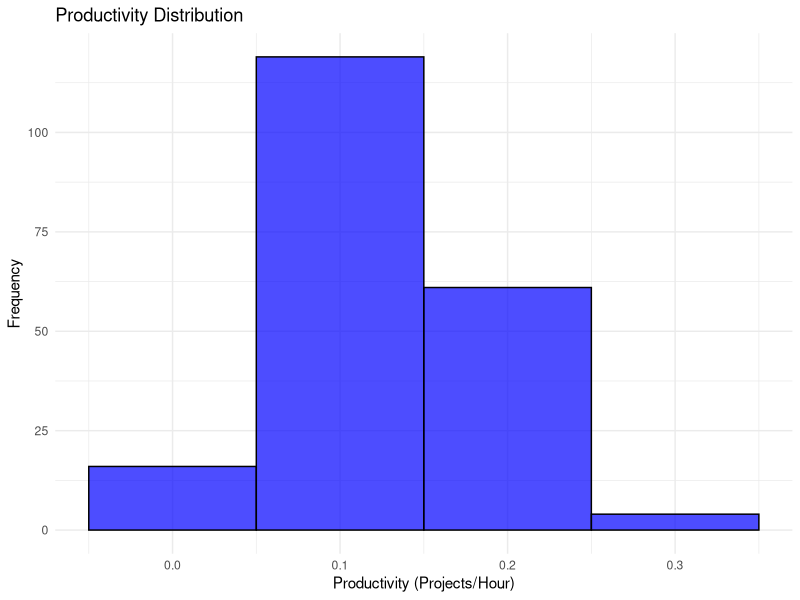
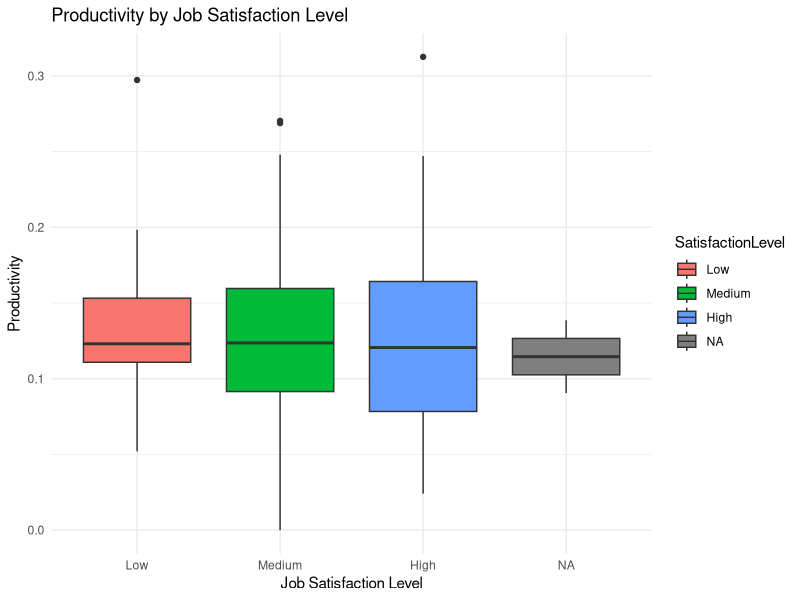
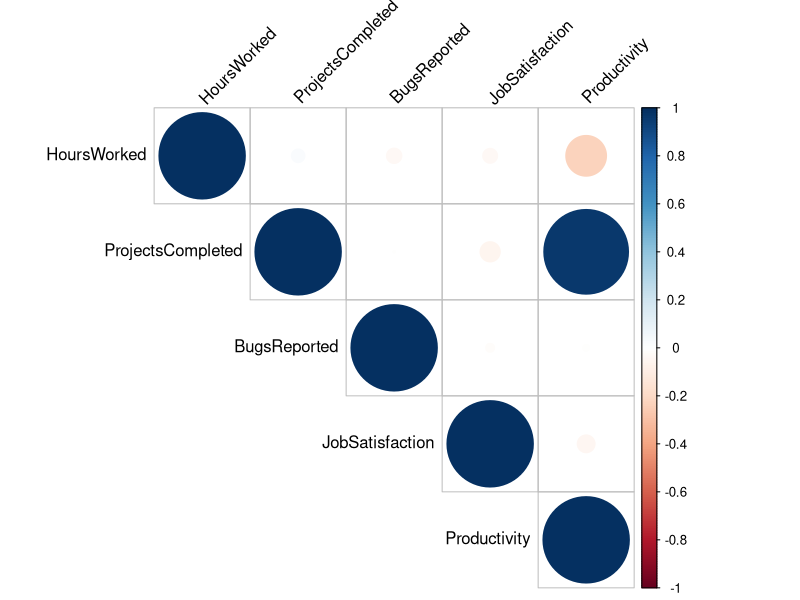
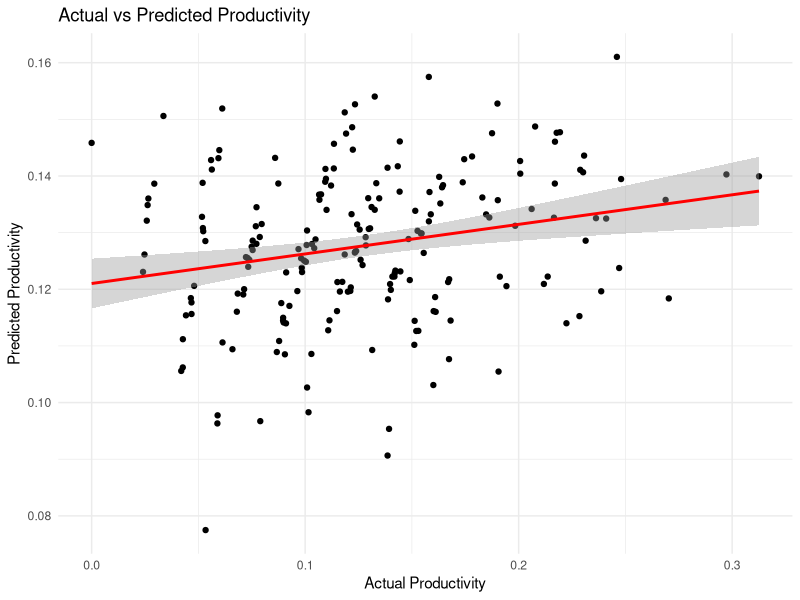
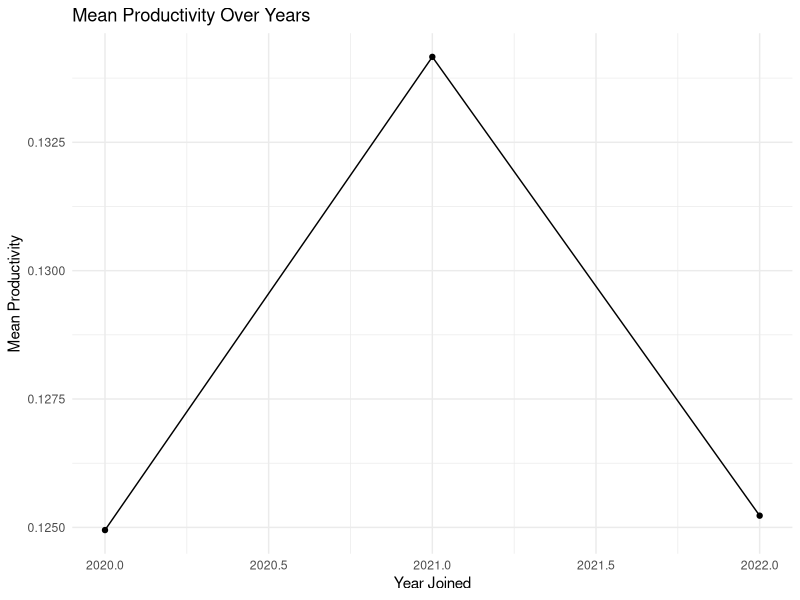
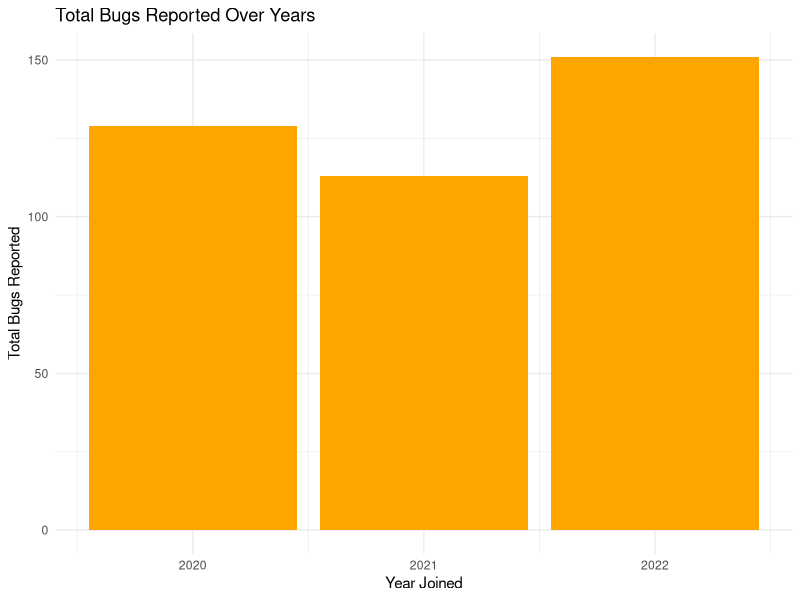
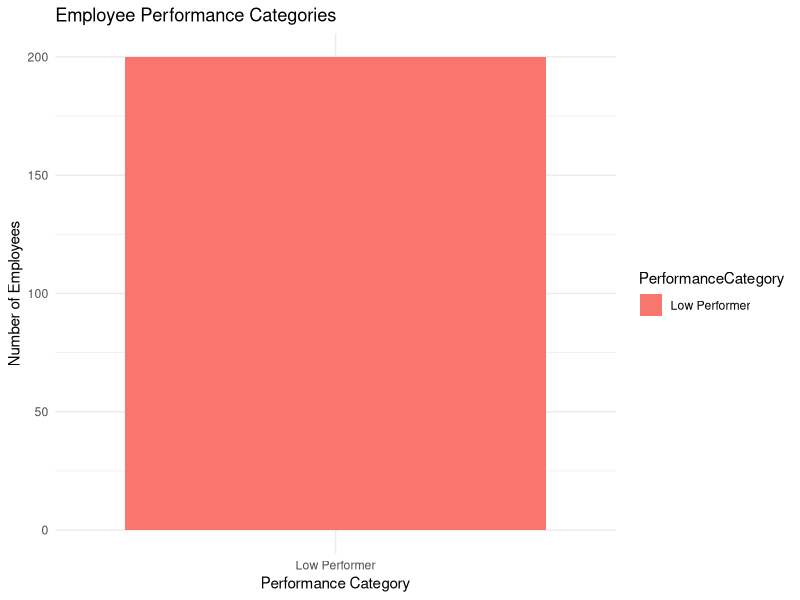

Write the R code that produced these figures, in order. (Note: this script raises an error after producing the figures.)
# Load necessary libraries
library(dplyr)
library(ggplot2)
library(corrplot)
library(lubridate)
library(tidyr)
library(broom)
library(gridExtra)
library(scales)

# Simulate a dataset for IT industry productivity analysis
set.seed(123)
n <- 200  # Number of employees
data <- data.frame(
  EmployeeID = 1:n,
  HoursWorked = rnorm(n, mean = 40, sd = 5),  # Weekly hours worked
  ProjectsCompleted = rpois(n, lambda = 5),  # Projects completed
  BugsReported = rpois(n, lambda = 2),  # Bugs reported
  JobSatisfaction = rnorm(n, mean = 7, sd = 1.5),  # Job satisfaction rating (1-10)
  DateJoined = sample(seq(as.Date('2020/01/01'), as.Date('2023/01/01'), by="day"), n, replace = TRUE)
)

# Calculate productivity as Projects Completed per Hour Worked
data <- data %>%
  mutate(Productivity = ProjectsCompleted / HoursWorked)

# Summary statistics
summary_stats <- data %>%
  summarise(
    MeanProductivity = mean(Productivity),
    MedianProductivity = median(Productivity),
    SDProductivity = sd(Productivity),
    MeanSatisfaction = mean(JobSatisfaction),
    TotalProjects = sum(ProjectsCompleted),
    TotalBugs = sum(BugsReported)
  )

print(summary_stats)

# Visualize productivity distribution
ggplot(data, aes(x = Productivity)) +
  geom_histogram(binwidth = 0.1, fill = "blue", color = "black", alpha = 0.7) +
  labs(title = "Productivity Distribution", x = "Productivity (Projects/Hour)", y = "Frequency") +
  theme_minimal()

# Boxplot of productivity by job satisfaction
data$SatisfactionLevel <- cut(data$JobSatisfaction, breaks = c(1, 5, 7, 10), 
                              labels = c("Low", "Medium", "High"))
ggplot(data, aes(x = SatisfactionLevel, y = Productivity, fill = SatisfactionLevel)) +
  geom_boxplot() +
  labs(title = "Productivity by Job Satisfaction Level", x = "Job Satisfaction Level", y = "Productivity") +
  theme_minimal()

# Correlation matrix
cor_matrix <- cor(data %>% select(HoursWorked, ProjectsCompleted, BugsReported, JobSatisfaction, Productivity))
corrplot(cor_matrix, method = "circle", type = "upper", tl.col = "black", tl.srt = 45)

# Predictive modeling: Linear regression to predict productivity
model <- lm(Productivity ~ HoursWorked + JobSatisfaction, data = data)
summary(model)

# Predictions
data$PredictedProductivity <- predict(model, newdata = data)

# Visualize actual vs predicted productivity
ggplot(data, aes(x = Productivity, y = PredictedProductivity)) +
  geom_point() +
  geom_smooth(method = "lm", color = "red") +
  labs(title = "Actual vs Predicted Productivity", x = "Actual Productivity", y = "Predicted Productivity") +
  theme_minimal()

# Analyze productivity over time
data$YearJoined <- year(data$DateJoined)
productivity_by_year <- data %>%
  group_by(YearJoined) %>%
  summarise(MeanProductivity = mean(Productivity), 
            TotalEmployees = n())

ggplot(productivity_by_year, aes(x = YearJoined, y = MeanProductivity)) +
  geom_line() +
  geom_point() +
  labs(title = "Mean Productivity Over Years", x = "Year Joined", y = "Mean Productivity") +
  theme_minimal()

# Analyze bugs reported over time
bugs_by_year <- data %>%
  group_by(YearJoined) %>%
  summarise(TotalBugsReported = sum(BugsReported))

ggplot(bugs_by_year, aes(x = YearJoined, y = TotalBugsReported)) +
  geom_bar(stat = "identity", fill = "orange") +
  labs(title = "Total Bugs Reported Over Years", x = "Year Joined", y = "Total Bugs Reported") +
  theme_minimal()

# Employee performance categorization
data <- data %>%
  mutate(PerformanceCategory = case_when(
    Productivity > 1.5 ~ "High Performer",
    Productivity >= 1 ~ "Average Performer",
    TRUE ~ "Low Performer"
  ))

# Count of employees in each performance category
performance_count <- data %>%
  group_by(PerformanceCategory) %>%
  summarise(Count = n())

ggplot(performance_count, aes(x = PerformanceCategory, y = Count, fill = PerformanceCategory)) +
  geom_bar(stat = "identity") +
  labs(title = "Employee Performance Categories", x = "Performance Category", y = "Number of Employees") +
  theme_minimal()

# Conduct t-test to compare productivity between High and Low Performers
high_performers <- data %>% filter(PerformanceCategory == "High Performer")
low_performers <- data %>% filter(PerformanceCategory == "Low Performer")

t_test_result <- t.test(high_performers$Productivity, low_performers$Productivity)
print(t_test_result)

# Create a detailed summary of performance categories
performance_summary <- data %>%
  group_by(PerformanceCategory) %>%
  summarise(
    MeanProductivity = mean(Productivity),
    MedianProductivity = median(Productivity),
    SDProductivity = sd(Productivity),
    MeanSatisfaction = mean(JobSatisfaction),
    TotalProjects = sum(ProjectsCompleted),
    TotalBugs = sum(BugsReported),
    .groups = 'drop'
  )

print(performance_summary)

# Visualize productivity by performance category
ggplot(data, aes(x = PerformanceCategory, y = Productivity, fill = PerformanceCategory)) +
  geom_boxplot() +
  labs(title = "Productivity Distribution by Performance Category", x = "Performance Category", y = "Productivity") +
  theme_minimal()

# Visualize job satisfaction by performance category
ggplot(data, aes(x = PerformanceCategory, y = JobSatisfaction, fill = PerformanceCategory)) +
  geom_boxplot() +
  labs(title = "Job Satisfaction by Performance Category", x = "Performance Category", y = "Job Satisfaction") +
  theme_minimal()

# Create a scatter plot for hours worked vs productivity
ggplot(data, aes(x = HoursWorked, y = Productivity)) +
  geom_point(aes(color = PerformanceCategory), alpha = 0.6) +
  geom_smooth(method = "lm", se = FALSE, color = "black") +
  labs(title = "Hours Worked vs Productivity", x = "Hours Worked", y = "Productivity") +
  theme_minimal()

# Create a scatter plot for bugs reported vs productivity
ggplot(data, aes(x = BugsReported, y = Productivity)) +
  geom_point(aes(color = PerformanceCategory), alpha = 0.6) +
  geom_smooth(method = "lm", se = FALSE, color = "black") +
  labs(title = "Bugs Reported vs Productivity", x = "Bugs Reported", y = "Productivity") +
  theme_minimal()

# Create a density plot for productivity
ggplot(data, aes(x = Productivity, fill = PerformanceCategory)) +
  geom_density(alpha = 0.5) +
  labs(title = "Density Plot of Productivity by Performance Category", x = "Productivity", y = "Density") +
  theme_minimal()

# Create a bar chart for total projects completed by performance category
projects_by_category <- data %>%
  group_by(PerformanceCategory) %>%
  summarise(TotalProjects = sum(ProjectsCompleted))

ggplot(projects_by_category, aes(x = PerformanceCategory, y = TotalProjects, fill = PerformanceCategory)) +
  geom_bar(stat = "identity") +
  labs(title = "Total Projects Completed by Performance Category", x = "Performance Category", y = "Total Projects Completed") +
  theme_minimal()

# Create a summary of job satisfaction levels
satisfaction_summary <- data %>%
  group_by(SatisfactionLevel) %>%
  summarise(Count = n(), MeanProductivity = mean(Productivity), .groups = 'drop')

print(satisfaction_summary)
